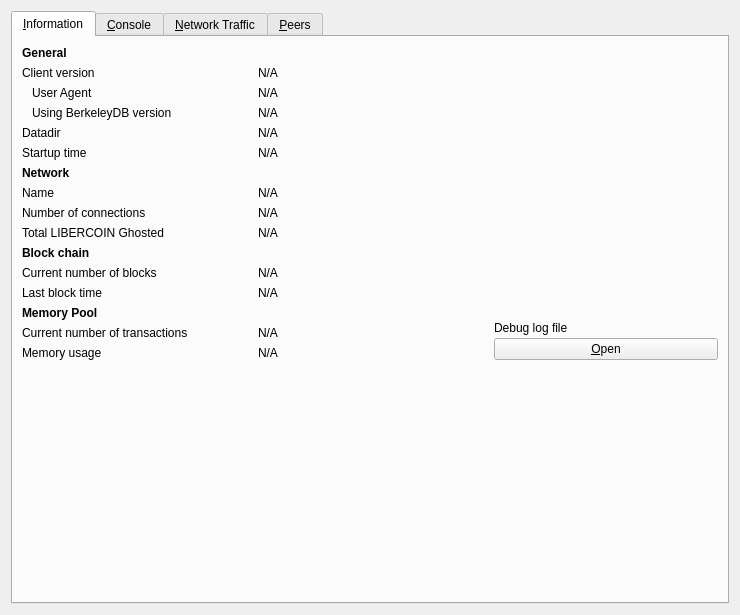
<?xml version="1.0" encoding="UTF-8"?>
<ui version="4.0">
 <class>RPCConsole</class>
 <widget class="QWidget" name="RPCConsole">
  <property name="geometry">
   <rect>
    <x>0</x>
    <y>0</y>
    <width>740</width>
    <height>615</height>
   </rect>
  </property>
  <property name="windowTitle">
   <string>Debug window</string>
  </property>
  <layout class="QVBoxLayout" name="verticalLayout_2">
   <item>
    <widget class="QTabWidget" name="tabWidget">
     <property name="currentIndex">
      <number>0</number>
     </property>
     <widget class="QWidget" name="tab_info">
      <attribute name="title">
       <string>&amp;Information</string>
      </attribute>
      <layout class="QGridLayout" name="gridLayout" columnstretch="0,0,0">
       <property name="horizontalSpacing">
        <number>12</number>
       </property>
       <item row="1" column="0">
        <widget class="QLabel" name="label_6">
         <property name="text">
          <string>Client version</string>
         </property>
        </widget>
       </item>
       <item row="1" column="1" colspan="2">
        <widget class="QLabel" name="clientVersion">
         <property name="cursor">
          <cursorShape>IBeamCursor</cursorShape>
         </property>
         <property name="text">
          <string>N/A</string>
         </property>
         <property name="textFormat">
          <enum>Qt::PlainText</enum>
         </property>
         <property name="textInteractionFlags">
          <set>Qt::LinksAccessibleByMouse|Qt::TextSelectableByKeyboard|Qt::TextSelectableByMouse</set>
         </property>
        </widget>
       </item>
       <item row="0" column="0">
        <widget class="QLabel" name="label_9">
         <property name="font">
          <font>
           <weight>75</weight>
           <bold>true</bold>
          </font>
         </property>
         <property name="text">
          <string>General</string>
         </property>
        </widget>
       </item>
       <item row="8" column="0">
        <widget class="QLabel" name="label_7">
         <property name="text">
          <string>Number of connections</string>
         </property>
        </widget>
       </item>
       <item row="7" column="1" colspan="2">
        <widget class="QLabel" name="networkName">
         <property name="cursor">
          <cursorShape>IBeamCursor</cursorShape>
         </property>
         <property name="text">
          <string>N/A</string>
         </property>
         <property name="textFormat">
          <enum>Qt::PlainText</enum>
         </property>
         <property name="textInteractionFlags">
          <set>Qt::LinksAccessibleByMouse|Qt::TextSelectableByKeyboard|Qt::TextSelectableByMouse</set>
         </property>
        </widget>
       </item>
       <item row="2" column="0">
        <widget class="QLabel" name="labelClientUserAgent">
         <property name="text">
          <string>User Agent</string>
         </property>
         <property name="indent">
          <number>10</number>
         </property>
        </widget>
       </item>
       <item row="12" column="0">
        <widget class="QLabel" name="labelLastBlockTime">
         <property name="text">
          <string>Last block time</string>
         </property>
        </widget>
       </item>
       <item row="7" column="0">
        <widget class="QLabel" name="label_8">
         <property name="text">
          <string>Name</string>
         </property>
        </widget>
       </item>
       <item row="4" column="0">
        <widget class="QLabel" name="label_12">
         <property name="text">
          <string>Datadir</string>
         </property>
        </widget>
       </item>
       <item row="8" column="1" colspan="2">
        <widget class="QLabel" name="numberOfConnections">
         <property name="cursor">
          <cursorShape>IBeamCursor</cursorShape>
         </property>
         <property name="text">
          <string>N/A</string>
         </property>
         <property name="textFormat">
          <enum>Qt::PlainText</enum>
         </property>
         <property name="textInteractionFlags">
          <set>Qt::LinksAccessibleByMouse|Qt::TextSelectableByKeyboard|Qt::TextSelectableByMouse</set>
         </property>
        </widget>
       </item>
       <item row="4" column="1" colspan="2">
        <widget class="QLabel" name="dataDir">
         <property name="cursor">
          <cursorShape>IBeamCursor</cursorShape>
         </property>
         <property name="text">
          <string>N/A</string>
         </property>
         <property name="textFormat">
          <enum>Qt::PlainText</enum>
         </property>
         <property name="wordWrap">
          <bool>true</bool>
         </property>
         <property name="textInteractionFlags">
          <set>Qt::LinksAccessibleByMouse|Qt::TextSelectableByKeyboard|Qt::TextSelectableByMouse</set>
         </property>
        </widget>
       </item>
       <item row="5" column="1" colspan="2">
        <widget class="QLabel" name="startupTime">
         <property name="cursor">
          <cursorShape>IBeamCursor</cursorShape>
         </property>
         <property name="text">
          <string>N/A</string>
         </property>
         <property name="textFormat">
          <enum>Qt::PlainText</enum>
         </property>
         <property name="textInteractionFlags">
          <set>Qt::LinksAccessibleByMouse|Qt::TextSelectableByKeyboard|Qt::TextSelectableByMouse</set>
         </property>
        </widget>
       </item>
       <item row="13" column="0">
        <widget class="QLabel" name="labelMempoolTitle">
         <property name="font">
          <font>
           <weight>75</weight>
           <bold>true</bold>
          </font>
         </property>
         <property name="text">
          <string>Memory Pool</string>
         </property>
        </widget>
       </item>
       <item row="11" column="0">
        <widget class="QLabel" name="label_3">
         <property name="text">
          <string>Current number of blocks</string>
         </property>
        </widget>
       </item>
       <item row="6" column="0">
        <widget class="QLabel" name="labelNetwork">
         <property name="font">
          <font>
           <weight>75</weight>
           <bold>true</bold>
          </font>
         </property>
         <property name="text">
          <string>Network</string>
         </property>
        </widget>
       </item>
       <item row="12" column="1" colspan="2">
        <widget class="QLabel" name="lastBlockTime">
         <property name="cursor">
          <cursorShape>IBeamCursor</cursorShape>
         </property>
         <property name="text">
          <string>N/A</string>
         </property>
         <property name="textFormat">
          <enum>Qt::PlainText</enum>
         </property>
         <property name="textInteractionFlags">
          <set>Qt::LinksAccessibleByMouse|Qt::TextSelectableByKeyboard|Qt::TextSelectableByMouse</set>
         </property>
        </widget>
       </item>
       <item row="15" column="0">
        <widget class="QLabel" name="labelMemoryUsage">
         <property name="text">
          <string>Memory usage</string>
         </property>
        </widget>
       </item>
       <item row="5" column="0">
        <widget class="QLabel" name="label_13">
         <property name="text">
          <string>Startup time</string>
         </property>
        </widget>
       </item>
       <item row="15" column="1">
        <widget class="QLabel" name="mempoolSize">
         <property name="cursor">
          <cursorShape>IBeamCursor</cursorShape>
         </property>
         <property name="text">
          <string>N/A</string>
         </property>
         <property name="textFormat">
          <enum>Qt::PlainText</enum>
         </property>
         <property name="textInteractionFlags">
          <set>Qt::LinksAccessibleByMouse|Qt::TextSelectableByKeyboard|Qt::TextSelectableByMouse</set>
         </property>
        </widget>
       </item>
       <item row="3" column="1" colspan="2">
        <widget class="QLabel" name="berkeleyDBVersion">
         <property name="cursor">
          <cursorShape>IBeamCursor</cursorShape>
         </property>
         <property name="text">
          <string>N/A</string>
         </property>
         <property name="textFormat">
          <enum>Qt::PlainText</enum>
         </property>
         <property name="textInteractionFlags">
          <set>Qt::LinksAccessibleByMouse|Qt::TextSelectableByKeyboard|Qt::TextSelectableByMouse</set>
         </property>
        </widget>
       </item>
       <item row="13" column="2" rowspan="3">
        <layout class="QVBoxLayout" name="verticalLayoutDebugButton">
         <property name="spacing">
          <number>3</number>
         </property>
         <item>
          <spacer name="verticalSpacer_2">
           <property name="orientation">
            <enum>Qt::Vertical</enum>
           </property>
           <property name="sizeHint" stdset="0">
            <size>
             <width>10</width>
             <height>5</height>
            </size>
           </property>
          </spacer>
         </item>
         <item>
          <widget class="QLabel" name="labelDebugLogfile">
           <property name="text">
            <string>Debug log file</string>
           </property>
          </widget>
         </item>
         <item>
          <widget class="QPushButton" name="openDebugLogfileButton">
           <property name="toolTip">
            <string>Open the %1 debug log file from the current data directory. This can take a few seconds for large log files.</string>
           </property>
           <property name="text">
            <string>&amp;Open</string>
           </property>
           <property name="autoDefault">
            <bool>false</bool>
           </property>
          </widget>
         </item>
        </layout>
       </item>
       <item row="10" column="0">
        <widget class="QLabel" name="label_10">
         <property name="font">
          <font>
           <weight>75</weight>
           <bold>true</bold>
          </font>
         </property>
         <property name="text">
          <string>Block chain</string>
         </property>
        </widget>
       </item>
       <item row="3" column="0">
        <widget class="QLabel" name="label_berkeleyDBVersion">
         <property name="text">
          <string>Using BerkeleyDB version</string>
         </property>
         <property name="indent">
          <number>10</number>
         </property>
        </widget>
       </item>
       <item row="11" column="1" colspan="2">
        <widget class="QLabel" name="numberOfBlocks">
         <property name="cursor">
          <cursorShape>IBeamCursor</cursorShape>
         </property>
         <property name="text">
          <string>N/A</string>
         </property>
         <property name="textFormat">
          <enum>Qt::PlainText</enum>
         </property>
         <property name="textInteractionFlags">
          <set>Qt::LinksAccessibleByMouse|Qt::TextSelectableByKeyboard|Qt::TextSelectableByMouse</set>
         </property>
        </widget>
       </item>
       <item row="2" column="1" colspan="2">
        <widget class="QLabel" name="clientUserAgent">
         <property name="cursor">
          <cursorShape>IBeamCursor</cursorShape>
         </property>
         <property name="text">
          <string>N/A</string>
         </property>
         <property name="textFormat">
          <enum>Qt::PlainText</enum>
         </property>
         <property name="textInteractionFlags">
          <set>Qt::LinksAccessibleByMouse|Qt::TextSelectableByKeyboard|Qt::TextSelectableByMouse</set>
         </property>
        </widget>
       </item>
       <item row="14" column="0">
        <widget class="QLabel" name="labelNumberOfTransactions">
         <property name="text">
          <string>Current number of transactions</string>
         </property>
        </widget>
       </item>
       <item row="16" column="0">
        <spacer name="verticalSpacer">
         <property name="orientation">
          <enum>Qt::Vertical</enum>
         </property>
         <property name="sizeHint" stdset="0">
          <size>
           <width>20</width>
           <height>40</height>
          </size>
         </property>
        </spacer>
       </item>
       <item row="14" column="1">
        <widget class="QLabel" name="mempoolNumberTxs">
         <property name="cursor">
          <cursorShape>IBeamCursor</cursorShape>
         </property>
         <property name="text">
          <string>N/A</string>
         </property>
         <property name="textFormat">
          <enum>Qt::PlainText</enum>
         </property>
         <property name="textInteractionFlags">
          <set>Qt::LinksAccessibleByMouse|Qt::TextSelectableByKeyboard|Qt::TextSelectableByMouse</set>
         </property>
        </widget>
       </item>
       <item row="9" column="0">
        <widget class="QLabel" name="label">
         <property name="text">
          <string>Total LIBERCOIN Ghosted</string>
         </property>
        </widget>
       </item>
       <item row="9" column="1">
        <widget class="QLabel" name="totalGhosted">
         <property name="text">
          <string>N/A</string>
         </property>
        </widget>
       </item>
      </layout>
     </widget>
     <widget class="QWidget" name="tab_console">
      <attribute name="title">
       <string>&amp;Console</string>
      </attribute>
      <layout class="QVBoxLayout" name="verticalLayout_3">
       <property name="spacing">
        <number>3</number>
       </property>
       <property name="bottomMargin">
        <number>5</number>
       </property>
       <item>
        <layout class="QHBoxLayout" name="horizontalLayout">
         <property name="spacing">
          <number>4</number>
         </property>
         <item>
          <spacer name="horizontalSpacer">
           <property name="orientation">
            <enum>Qt::Horizontal</enum>
           </property>
           <property name="sizeHint" stdset="0">
            <size>
             <width>40</width>
             <height>20</height>
            </size>
           </property>
          </spacer>
         </item>
         <item>
          <widget class="QPushButton" name="fontSmallerButton">
           <property name="maximumSize">
            <size>
             <width>24</width>
             <height>24</height>
            </size>
           </property>
           <property name="toolTip">
            <string>Decrease font size</string>
           </property>
           <property name="text">
            <string/>
           </property>
           <property name="icon">
            <iconset resource="../libercoin.qrc">
             <normaloff>:/icons/fontsmaller</normaloff>:/icons/fontsmaller</iconset>
           </property>
           <property name="iconSize">
            <size>
             <width>24</width>
             <height>16</height>
            </size>
           </property>
           <property name="autoDefault">
            <bool>false</bool>
           </property>
           <property name="flat">
            <bool>true</bool>
           </property>
          </widget>
         </item>
         <item>
          <widget class="QPushButton" name="fontBiggerButton">
           <property name="maximumSize">
            <size>
             <width>24</width>
             <height>24</height>
            </size>
           </property>
           <property name="toolTip">
            <string>Increase font size</string>
           </property>
           <property name="text">
            <string/>
           </property>
           <property name="icon">
            <iconset resource="../libercoin.qrc">
             <normaloff>:/icons/fontbigger</normaloff>:/icons/fontbigger</iconset>
           </property>
           <property name="iconSize">
            <size>
             <width>24</width>
             <height>16</height>
            </size>
           </property>
           <property name="autoDefault">
            <bool>false</bool>
           </property>
           <property name="flat">
            <bool>true</bool>
           </property>
          </widget>
         </item>
         <item>
          <widget class="QPushButton" name="clearButton">
           <property name="maximumSize">
            <size>
             <width>24</width>
             <height>24</height>
            </size>
           </property>
           <property name="toolTip">
            <string>Clear console</string>
           </property>
           <property name="layoutDirection">
            <enum>Qt::LeftToRight</enum>
           </property>
           <property name="text">
            <string/>
           </property>
           <property name="icon">
            <iconset resource="../libercoin.qrc">
             <normaloff>:/icons/remove</normaloff>:/icons/remove</iconset>
           </property>
           <property name="shortcut">
            <string notr="true">Ctrl+L</string>
           </property>
           <property name="autoDefault">
            <bool>false</bool>
           </property>
           <property name="flat">
            <bool>true</bool>
           </property>
          </widget>
         </item>
        </layout>
       </item>
       <item>
        <widget class="QTextEdit" name="messagesWidget">
         <property name="minimumSize">
          <size>
           <width>0</width>
           <height>100</height>
          </size>
         </property>
         <property name="readOnly">
          <bool>true</bool>
         </property>
         <property name="tabKeyNavigation" stdset="0">
          <bool>false</bool>
         </property>
         <property name="columnCount" stdset="0">
          <number>2</number>
         </property>
        </widget>
       </item>
       <item>
        <layout class="QHBoxLayout" name="horizontalLayoutPrompt">
         <property name="spacing">
          <number>3</number>
         </property>
         <item>
          <widget class="QPushButton" name="promptIcon">
           <property name="enabled">
            <bool>false</bool>
           </property>
           <property name="maximumSize">
            <size>
             <width>16</width>
             <height>24</height>
            </size>
           </property>
           <property name="text">
            <string/>
           </property>
           <property name="icon">
            <iconset resource="../libercoin.qrc">
             <normaloff>:/icons/prompticon</normaloff>
             <disabledoff>:/icons/prompticon</disabledoff>:/icons/prompticon</iconset>
           </property>
           <property name="iconSize">
            <size>
             <width>14</width>
             <height>14</height>
            </size>
           </property>
           <property name="autoDefault">
            <bool>false</bool>
           </property>
           <property name="flat">
            <bool>true</bool>
           </property>
          </widget>
         </item>
         <item>
          <widget class="QLineEdit" name="lineEdit">
           <property name="placeholderText">
            <string/>
           </property>
          </widget>
         </item>
        </layout>
       </item>
      </layout>
     </widget>
     <widget class="QWidget" name="tab_nettraffic">
      <attribute name="title">
       <string>&amp;Network Traffic</string>
      </attribute>
      <layout class="QHBoxLayout" name="horizontalLayout_3">
       <item>
        <layout class="QVBoxLayout" name="verticalLayout_4">
         <item>
          <widget class="TrafficGraphWidget" name="trafficGraph" native="true">
           <property name="sizePolicy">
            <sizepolicy hsizetype="Expanding" vsizetype="Expanding">
             <horstretch>0</horstretch>
             <verstretch>0</verstretch>
            </sizepolicy>
           </property>
          </widget>
         </item>
         <item>
          <layout class="QHBoxLayout" name="horizontalLayout_2">
           <item>
            <widget class="QSlider" name="sldGraphRange">
             <property name="minimum">
              <number>1</number>
             </property>
             <property name="maximum">
              <number>288</number>
             </property>
             <property name="pageStep">
              <number>12</number>
             </property>
             <property name="value">
              <number>6</number>
             </property>
             <property name="orientation">
              <enum>Qt::Horizontal</enum>
             </property>
            </widget>
           </item>
           <item>
            <widget class="QLabel" name="lblGraphRange">
             <property name="minimumSize">
              <size>
               <width>100</width>
               <height>0</height>
              </size>
             </property>
             <property name="alignment">
              <set>Qt::AlignCenter</set>
             </property>
            </widget>
           </item>
           <item>
            <widget class="QPushButton" name="btnClearTrafficGraph">
             <property name="text">
              <string>&amp;Reset</string>
             </property>
             <property name="autoDefault">
              <bool>false</bool>
             </property>
            </widget>
           </item>
          </layout>
         </item>
        </layout>
       </item>
       <item>
        <layout class="QVBoxLayout" name="verticalLayout">
         <item>
          <widget class="QGroupBox" name="groupBox">
           <property name="title">
            <string>Totals</string>
           </property>
           <layout class="QVBoxLayout" name="verticalLayout_5">
            <item>
             <layout class="QHBoxLayout" name="horizontalLayout_4">
              <item>
               <widget class="Line" name="line">
                <property name="sizePolicy">
                 <sizepolicy hsizetype="Fixed" vsizetype="Fixed">
                  <horstretch>0</horstretch>
                  <verstretch>0</verstretch>
                 </sizepolicy>
                </property>
                <property name="minimumSize">
                 <size>
                  <width>10</width>
                  <height>0</height>
                 </size>
                </property>
                <property name="palette">
                 <palette>
                  <active>
                   <colorrole role="Light">
                    <brush brushstyle="SolidPattern">
                     <color alpha="255">
                      <red>0</red>
                      <green>255</green>
                      <blue>0</blue>
                     </color>
                    </brush>
                   </colorrole>
                  </active>
                  <inactive>
                   <colorrole role="Light">
                    <brush brushstyle="SolidPattern">
                     <color alpha="255">
                      <red>0</red>
                      <green>255</green>
                      <blue>0</blue>
                     </color>
                    </brush>
                   </colorrole>
                  </inactive>
                  <disabled>
                   <colorrole role="Light">
                    <brush brushstyle="SolidPattern">
                     <color alpha="255">
                      <red>0</red>
                      <green>255</green>
                      <blue>0</blue>
                     </color>
                    </brush>
                   </colorrole>
                  </disabled>
                 </palette>
                </property>
                <property name="orientation">
                 <enum>Qt::Horizontal</enum>
                </property>
               </widget>
              </item>
              <item>
               <widget class="QLabel" name="label_16">
                <property name="text">
                 <string>Received</string>
                </property>
               </widget>
              </item>
              <item>
               <widget class="QLabel" name="lblBytesIn">
                <property name="minimumSize">
                 <size>
                  <width>50</width>
                  <height>0</height>
                 </size>
                </property>
                <property name="alignment">
                 <set>Qt::AlignRight|Qt::AlignTrailing|Qt::AlignVCenter</set>
                </property>
               </widget>
              </item>
             </layout>
            </item>
            <item>
             <layout class="QHBoxLayout" name="horizontalLayout_5">
              <item>
               <widget class="Line" name="line_2">
                <property name="sizePolicy">
                 <sizepolicy hsizetype="Fixed" vsizetype="Fixed">
                  <horstretch>0</horstretch>
                  <verstretch>0</verstretch>
                 </sizepolicy>
                </property>
                <property name="minimumSize">
                 <size>
                  <width>10</width>
                  <height>0</height>
                 </size>
                </property>
                <property name="palette">
                 <palette>
                  <active>
                   <colorrole role="Light">
                    <brush brushstyle="SolidPattern">
                     <color alpha="255">
                      <red>255</red>
                      <green>0</green>
                      <blue>0</blue>
                     </color>
                    </brush>
                   </colorrole>
                  </active>
                  <inactive>
                   <colorrole role="Light">
                    <brush brushstyle="SolidPattern">
                     <color alpha="255">
                      <red>255</red>
                      <green>0</green>
                      <blue>0</blue>
                     </color>
                    </brush>
                   </colorrole>
                  </inactive>
                  <disabled>
                   <colorrole role="Light">
                    <brush brushstyle="SolidPattern">
                     <color alpha="255">
                      <red>255</red>
                      <green>0</green>
                      <blue>0</blue>
                     </color>
                    </brush>
                   </colorrole>
                  </disabled>
                 </palette>
                </property>
                <property name="orientation">
                 <enum>Qt::Horizontal</enum>
                </property>
               </widget>
              </item>
              <item>
               <widget class="QLabel" name="label_17">
                <property name="text">
                 <string>Sent</string>
                </property>
               </widget>
              </item>
              <item>
               <widget class="QLabel" name="lblBytesOut">
                <property name="minimumSize">
                 <size>
                  <width>50</width>
                  <height>0</height>
                 </size>
                </property>
                <property name="alignment">
                 <set>Qt::AlignRight|Qt::AlignTrailing|Qt::AlignVCenter</set>
                </property>
               </widget>
              </item>
             </layout>
            </item>
            <item>
             <spacer name="verticalSpacer_4">
              <property name="orientation">
               <enum>Qt::Vertical</enum>
              </property>
              <property name="sizeHint" stdset="0">
               <size>
                <width>20</width>
                <height>407</height>
               </size>
              </property>
             </spacer>
            </item>
           </layout>
          </widget>
         </item>
        </layout>
       </item>
      </layout>
     </widget>
     <widget class="QWidget" name="tab_peers">
      <attribute name="title">
       <string>&amp;Peers</string>
      </attribute>
      <layout class="QGridLayout" name="gridLayout_2">
       <item row="0" column="0" rowspan="2">
        <layout class="QVBoxLayout" name="verticalLayout_101">
         <property name="spacing">
          <number>0</number>
         </property>
         <item>
          <widget class="QTableView" name="peerWidget">
           <property name="horizontalScrollBarPolicy">
            <enum>Qt::ScrollBarAsNeeded</enum>
           </property>
           <property name="tabKeyNavigation">
            <bool>false</bool>
           </property>
           <property name="sortingEnabled">
            <bool>true</bool>
           </property>
           <attribute name="horizontalHeaderHighlightSections">
            <bool>false</bool>
           </attribute>
          </widget>
         </item>
         <item>
          <widget class="QLabel" name="banHeading">
           <property name="sizePolicy">
            <sizepolicy hsizetype="Preferred" vsizetype="Minimum">
             <horstretch>0</horstretch>
             <verstretch>0</verstretch>
            </sizepolicy>
           </property>
           <property name="minimumSize">
            <size>
             <width>300</width>
             <height>32</height>
            </size>
           </property>
           <property name="maximumSize">
            <size>
             <width>16777215</width>
             <height>32</height>
            </size>
           </property>
           <property name="font">
            <font>
             <pointsize>12</pointsize>
            </font>
           </property>
           <property name="cursor">
            <cursorShape>IBeamCursor</cursorShape>
           </property>
           <property name="text">
            <string>Banned peers</string>
           </property>
           <property name="alignment">
            <set>Qt::AlignBottom|Qt::AlignLeading|Qt::AlignLeft</set>
           </property>
           <property name="wordWrap">
            <bool>true</bool>
           </property>
           <property name="textInteractionFlags">
            <set>Qt::NoTextInteraction</set>
           </property>
          </widget>
         </item>
         <item>
          <widget class="QTableView" name="banlistWidget">
           <property name="sizePolicy">
            <sizepolicy hsizetype="Expanding" vsizetype="Expanding">
             <horstretch>0</horstretch>
             <verstretch>0</verstretch>
            </sizepolicy>
           </property>
           <property name="horizontalScrollBarPolicy">
            <enum>Qt::ScrollBarAsNeeded</enum>
           </property>
           <property name="tabKeyNavigation">
            <bool>false</bool>
           </property>
           <property name="sortingEnabled">
            <bool>true</bool>
           </property>
           <attribute name="horizontalHeaderHighlightSections">
            <bool>false</bool>
           </attribute>
          </widget>
         </item>
        </layout>
       </item>
       <item row="0" column="1">
        <widget class="QLabel" name="peerHeading">
         <property name="sizePolicy">
          <sizepolicy hsizetype="Preferred" vsizetype="Minimum">
           <horstretch>0</horstretch>
           <verstretch>0</verstretch>
          </sizepolicy>
         </property>
         <property name="minimumSize">
          <size>
           <width>300</width>
           <height>32</height>
          </size>
         </property>
         <property name="font">
          <font>
           <pointsize>10</pointsize>
          </font>
         </property>
         <property name="cursor">
          <cursorShape>IBeamCursor</cursorShape>
         </property>
         <property name="text">
          <string>Select a peer to view detailed information.</string>
         </property>
         <property name="alignment">
          <set>Qt::AlignHCenter|Qt::AlignTop</set>
         </property>
         <property name="wordWrap">
          <bool>true</bool>
         </property>
         <property name="textInteractionFlags">
          <set>Qt::LinksAccessibleByMouse|Qt::TextSelectableByKeyboard|Qt::TextSelectableByMouse</set>
         </property>
        </widget>
       </item>
       <item row="1" column="1">
        <widget class="QWidget" name="detailWidget" native="true">
         <property name="minimumSize">
          <size>
           <width>300</width>
           <height>0</height>
          </size>
         </property>
         <layout class="QGridLayout" name="gridLayout_3">
          <item row="0" column="0">
           <widget class="QLabel" name="label_30">
            <property name="text">
             <string>Whitelisted</string>
            </property>
           </widget>
          </item>
          <item row="0" column="2">
           <widget class="QLabel" name="peerWhitelisted">
            <property name="cursor">
             <cursorShape>IBeamCursor</cursorShape>
            </property>
            <property name="text">
             <string>N/A</string>
            </property>
            <property name="textFormat">
             <enum>Qt::PlainText</enum>
            </property>
            <property name="textInteractionFlags">
             <set>Qt::LinksAccessibleByMouse|Qt::TextSelectableByKeyboard|Qt::TextSelectableByMouse</set>
            </property>
           </widget>
          </item>
          <item row="1" column="0">
           <widget class="QLabel" name="label_23">
            <property name="text">
             <string>Direction</string>
            </property>
           </widget>
          </item>
          <item row="1" column="2">
           <widget class="QLabel" name="peerDirection">
            <property name="cursor">
             <cursorShape>IBeamCursor</cursorShape>
            </property>
            <property name="text">
             <string>N/A</string>
            </property>
            <property name="textFormat">
             <enum>Qt::PlainText</enum>
            </property>
            <property name="textInteractionFlags">
             <set>Qt::LinksAccessibleByMouse|Qt::TextSelectableByKeyboard|Qt::TextSelectableByMouse</set>
            </property>
           </widget>
          </item>
          <item row="2" column="0">
           <widget class="QLabel" name="label_21">
            <property name="text">
             <string>Version</string>
            </property>
           </widget>
          </item>
          <item row="2" column="2">
           <widget class="QLabel" name="peerVersion">
            <property name="cursor">
             <cursorShape>IBeamCursor</cursorShape>
            </property>
            <property name="text">
             <string>N/A</string>
            </property>
            <property name="textFormat">
             <enum>Qt::PlainText</enum>
            </property>
            <property name="textInteractionFlags">
             <set>Qt::LinksAccessibleByMouse|Qt::TextSelectableByKeyboard|Qt::TextSelectableByMouse</set>
            </property>
           </widget>
          </item>
          <item row="3" column="0">
           <widget class="QLabel" name="label_28">
            <property name="text">
             <string>User Agent</string>
            </property>
           </widget>
          </item>
          <item row="3" column="2">
           <widget class="QLabel" name="peerSubversion">
            <property name="cursor">
             <cursorShape>IBeamCursor</cursorShape>
            </property>
            <property name="text">
             <string>N/A</string>
            </property>
            <property name="textFormat">
             <enum>Qt::PlainText</enum>
            </property>
            <property name="textInteractionFlags">
             <set>Qt::LinksAccessibleByMouse|Qt::TextSelectableByKeyboard|Qt::TextSelectableByMouse</set>
            </property>
           </widget>
          </item>
          <item row="4" column="0">
           <widget class="QLabel" name="label_4">
            <property name="text">
             <string>Services</string>
            </property>
           </widget>
          </item>
          <item row="4" column="2">
           <widget class="QLabel" name="peerServices">
            <property name="cursor">
             <cursorShape>IBeamCursor</cursorShape>
            </property>
            <property name="text">
             <string>N/A</string>
            </property>
            <property name="textFormat">
             <enum>Qt::PlainText</enum>
            </property>
            <property name="textInteractionFlags">
             <set>Qt::LinksAccessibleByMouse|Qt::TextSelectableByKeyboard|Qt::TextSelectableByMouse</set>
            </property>
           </widget>
          </item>
          <item row="5" column="0">
           <widget class="QLabel" name="label_29">
            <property name="text">
             <string>Starting Block</string>
            </property>
           </widget>
          </item>
          <item row="5" column="2">
           <widget class="QLabel" name="peerHeight">
            <property name="cursor">
             <cursorShape>IBeamCursor</cursorShape>
            </property>
            <property name="text">
             <string>N/A</string>
            </property>
            <property name="textFormat">
             <enum>Qt::PlainText</enum>
            </property>
            <property name="textInteractionFlags">
             <set>Qt::LinksAccessibleByMouse|Qt::TextSelectableByKeyboard|Qt::TextSelectableByMouse</set>
            </property>
           </widget>
          </item>
          <item row="6" column="0">
           <widget class="QLabel" name="label_27">
            <property name="text">
             <string>Synced Headers</string>
            </property>
           </widget>
          </item>
          <item row="6" column="2">
           <widget class="QLabel" name="peerSyncHeight">
            <property name="cursor">
             <cursorShape>IBeamCursor</cursorShape>
            </property>
            <property name="text">
             <string>N/A</string>
            </property>
            <property name="textFormat">
             <enum>Qt::PlainText</enum>
            </property>
            <property name="textInteractionFlags">
             <set>Qt::LinksAccessibleByMouse|Qt::TextSelectableByKeyboard|Qt::TextSelectableByMouse</set>
            </property>
           </widget>
          </item>
          <item row="7" column="0">
           <widget class="QLabel" name="label_25">
            <property name="text">
             <string>Synced Blocks</string>
            </property>
           </widget>
          </item>
          <item row="7" column="2">
           <widget class="QLabel" name="peerCommonHeight">
            <property name="cursor">
             <cursorShape>IBeamCursor</cursorShape>
            </property>
            <property name="text">
             <string>N/A</string>
            </property>
            <property name="textFormat">
             <enum>Qt::PlainText</enum>
            </property>
            <property name="textInteractionFlags">
             <set>Qt::LinksAccessibleByMouse|Qt::TextSelectableByKeyboard|Qt::TextSelectableByMouse</set>
            </property>
           </widget>
          </item>
          <item row="8" column="0">
           <widget class="QLabel" name="label_24">
            <property name="text">
             <string>Ban Score</string>
            </property>
           </widget>
          </item>
          <item row="8" column="2">
           <widget class="QLabel" name="peerBanScore">
            <property name="cursor">
             <cursorShape>IBeamCursor</cursorShape>
            </property>
            <property name="text">
             <string>N/A</string>
            </property>
            <property name="textFormat">
             <enum>Qt::PlainText</enum>
            </property>
            <property name="textInteractionFlags">
             <set>Qt::LinksAccessibleByMouse|Qt::TextSelectableByKeyboard|Qt::TextSelectableByMouse</set>
            </property>
           </widget>
          </item>
          <item row="9" column="0">
           <widget class="QLabel" name="label_22">
            <property name="text">
             <string>Connection Time</string>
            </property>
           </widget>
          </item>
          <item row="9" column="2">
           <widget class="QLabel" name="peerConnTime">
            <property name="cursor">
             <cursorShape>IBeamCursor</cursorShape>
            </property>
            <property name="text">
             <string>N/A</string>
            </property>
            <property name="textFormat">
             <enum>Qt::PlainText</enum>
            </property>
            <property name="textInteractionFlags">
             <set>Qt::LinksAccessibleByMouse|Qt::TextSelectableByKeyboard|Qt::TextSelectableByMouse</set>
            </property>
           </widget>
          </item>
          <item row="10" column="0">
           <widget class="QLabel" name="label_15">
            <property name="text">
             <string>Last Send</string>
            </property>
           </widget>
          </item>
          <item row="10" column="2">
           <widget class="QLabel" name="peerLastSend">
            <property name="cursor">
             <cursorShape>IBeamCursor</cursorShape>
            </property>
            <property name="text">
             <string>N/A</string>
            </property>
            <property name="textFormat">
             <enum>Qt::PlainText</enum>
            </property>
            <property name="textInteractionFlags">
             <set>Qt::LinksAccessibleByMouse|Qt::TextSelectableByKeyboard|Qt::TextSelectableByMouse</set>
            </property>
           </widget>
          </item>
          <item row="11" column="0">
           <widget class="QLabel" name="label_19">
            <property name="text">
             <string>Last Receive</string>
            </property>
           </widget>
          </item>
          <item row="11" column="2">
           <widget class="QLabel" name="peerLastRecv">
            <property name="cursor">
             <cursorShape>IBeamCursor</cursorShape>
            </property>
            <property name="text">
             <string>N/A</string>
            </property>
            <property name="textFormat">
             <enum>Qt::PlainText</enum>
            </property>
            <property name="textInteractionFlags">
             <set>Qt::LinksAccessibleByMouse|Qt::TextSelectableByKeyboard|Qt::TextSelectableByMouse</set>
            </property>
           </widget>
          </item>
          <item row="12" column="0">
           <widget class="QLabel" name="label_18">
            <property name="text">
             <string>Sent</string>
            </property>
           </widget>
          </item>
          <item row="12" column="2">
           <widget class="QLabel" name="peerBytesSent">
            <property name="cursor">
             <cursorShape>IBeamCursor</cursorShape>
            </property>
            <property name="text">
             <string>N/A</string>
            </property>
            <property name="textFormat">
             <enum>Qt::PlainText</enum>
            </property>
            <property name="textInteractionFlags">
             <set>Qt::LinksAccessibleByMouse|Qt::TextSelectableByKeyboard|Qt::TextSelectableByMouse</set>
            </property>
           </widget>
          </item>
          <item row="13" column="0">
           <widget class="QLabel" name="label_20">
            <property name="text">
             <string>Received</string>
            </property>
           </widget>
          </item>
          <item row="13" column="2">
           <widget class="QLabel" name="peerBytesRecv">
            <property name="cursor">
             <cursorShape>IBeamCursor</cursorShape>
            </property>
            <property name="text">
             <string>N/A</string>
            </property>
            <property name="textFormat">
             <enum>Qt::PlainText</enum>
            </property>
            <property name="textInteractionFlags">
             <set>Qt::LinksAccessibleByMouse|Qt::TextSelectableByKeyboard|Qt::TextSelectableByMouse</set>
            </property>
           </widget>
          </item>
          <item row="14" column="0">
           <widget class="QLabel" name="label_26">
            <property name="text">
             <string>Ping Time</string>
            </property>
           </widget>
          </item>
          <item row="14" column="2">
           <widget class="QLabel" name="peerPingTime">
            <property name="cursor">
             <cursorShape>IBeamCursor</cursorShape>
            </property>
            <property name="text">
             <string>N/A</string>
            </property>
            <property name="textFormat">
             <enum>Qt::PlainText</enum>
            </property>
            <property name="textInteractionFlags">
             <set>Qt::LinksAccessibleByMouse|Qt::TextSelectableByKeyboard|Qt::TextSelectableByMouse</set>
            </property>
           </widget>
          </item>
          <item row="15" column="0">
           <widget class="QLabel" name="peerPingWaitLabel">
            <property name="toolTip">
             <string>The duration of a currently outstanding ping.</string>
            </property>
            <property name="text">
             <string>Ping Wait</string>
            </property>
           </widget>
          </item>
          <item row="15" column="2">
           <widget class="QLabel" name="peerPingWait">
            <property name="cursor">
             <cursorShape>IBeamCursor</cursorShape>
            </property>
            <property name="text">
             <string>N/A</string>
            </property>
            <property name="textFormat">
             <enum>Qt::PlainText</enum>
            </property>
            <property name="textInteractionFlags">
             <set>Qt::LinksAccessibleByMouse|Qt::TextSelectableByKeyboard|Qt::TextSelectableByMouse</set>
            </property>
           </widget>
          </item>
          <item row="16" column="0">
           <widget class="QLabel" name="peerMinPingLabel">
            <property name="text">
             <string>Min Ping</string>
            </property>
           </widget>
          </item>
          <item row="16" column="2">
           <widget class="QLabel" name="peerMinPing">
            <property name="cursor">
             <cursorShape>IBeamCursor</cursorShape>
            </property>
            <property name="text">
             <string>N/A</string>
            </property>
            <property name="textFormat">
             <enum>Qt::PlainText</enum>
            </property>
            <property name="textInteractionFlags">
             <set>Qt::LinksAccessibleByMouse|Qt::TextSelectableByKeyboard|Qt::TextSelectableByMouse</set>
            </property>
           </widget>
          </item>
          <item row="17" column="0">
           <widget class="QLabel" name="label_timeoffset">
            <property name="text">
             <string>Time Offset</string>
            </property>
           </widget>
          </item>
          <item row="17" column="2">
           <widget class="QLabel" name="timeoffset">
            <property name="cursor">
             <cursorShape>IBeamCursor</cursorShape>
            </property>
            <property name="text">
             <string>N/A</string>
            </property>
            <property name="textFormat">
             <enum>Qt::PlainText</enum>
            </property>
            <property name="textInteractionFlags">
             <set>Qt::LinksAccessibleByMouse|Qt::TextSelectableByKeyboard|Qt::TextSelectableByMouse</set>
            </property>
           </widget>
          </item>
          <item row="18" column="1">
           <spacer name="verticalSpacer_3">
            <property name="orientation">
             <enum>Qt::Vertical</enum>
            </property>
            <property name="sizeHint" stdset="0">
             <size>
              <width>20</width>
              <height>40</height>
             </size>
            </property>
           </spacer>
          </item>
         </layout>
        </widget>
       </item>
      </layout>
     </widget>
    </widget>
   </item>
  </layout>
 </widget>
 <customwidgets>
  <customwidget>
   <class>TrafficGraphWidget</class>
   <extends>QWidget</extends>
   <header>qt/trafficgraphwidget.h</header>
   <container>1</container>
   <slots>
    <slot>clear()</slot>
   </slots>
  </customwidget>
 </customwidgets>
 <resources>
  <include location="../libercoin.qrc"/>
 </resources>
 <connections/>
</ui>
